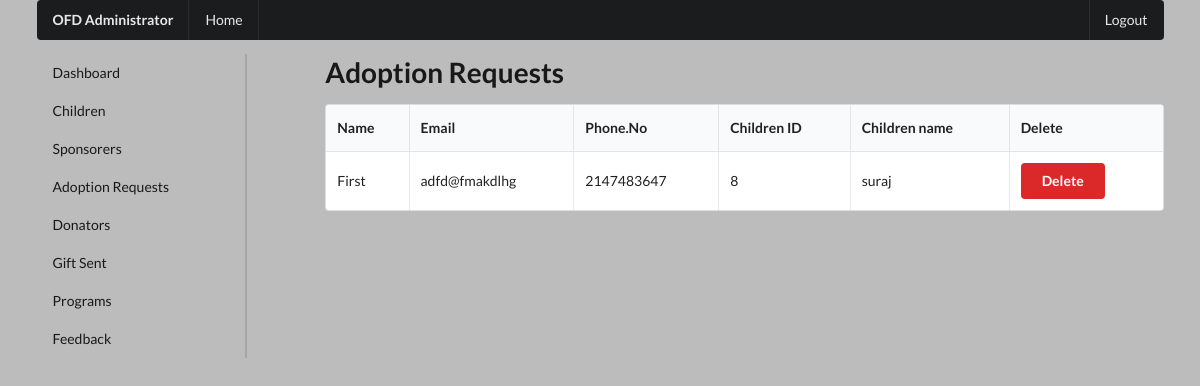
Page /admin/adopt_reqs.php (signed in) on the committed database.
### tables this page shows
CREATE TABLE `adopt` (
  `id` int(100) NOT NULL,
  `ad_firstname` varchar(100) NOT NULL,
  `ad_lastname` varchar(100) NOT NULL,
  `ad_email` varchar(100) NOT NULL,
  `ad_phone` int(100) NOT NULL,
  `ad_address` varchar(200) NOT NULL,
  `cid` int(100) NOT NULL,
  `ad_cdname` varchar(100) NOT NULL
);

### admin/adopt_reqs.php (the view, shortened to what this page needs)
<?php include './admin_components/admin_header.php' ?>
    <div class="ui container">
        <?php include './admin_components/admin_top-menu.php' ?>
        <div class="ui grid">
            <?php include './admin_components/admin_side-menu.php' ?>
            <div class="twelve wide column">
                <h1>Adoption Requests</h1>
                <table class="ui celled table">
                    <thead>
                        <tr>
                            <th>Name</th>
                            <th>Email</th>
                            <th>Phone.No</th>
                            <th>Children ID</th>
                            <th>Children name</th>
                            <th>Delete</th>
                        </tr>
                    </thead>
                    <tbody>
                        <?php
                            $sql = "SELECT * FROM adopt";
                            $result = $conn->query($sql);
                            if ($result->num_rows > 0) {
                                while($row = $result->fetch_assoc()) {
                        ?>
                        <tr>
                            <td><?php echo $row['ad_firstname']; ?></td>
                            <td><?php echo $row['ad_email']; ?></td>
                            <td><?php echo $row['ad_phone']; ?></td>
                            <td><?php echo $row['cid']; ?></td>
                            <td><?php echo $row['ad_cdname']; ?></td>
                            <td>
                                <a
                                    onclick="return confirm('Are you sure you want to delete this post and all its comments?');"
                                    class="ui red button"
                                    href="adopt_reqs.php?del=<?php echo $row['id']; ?>&cid=<?php echo $row['cid']; ?>">
                                    Delete
                                </a>
                            </td>
                        </tr>
                        <?php
                                }
                            }
                        ?>
                    </tbody>
                </table>
            </div>
        </div>
    </div>

### rows in the picture
adopt: ad_firstname "First", ad_email "adfd@fmakdlhg", ad_phone "2147483647", cid "8", ad_cdname "suraj"
